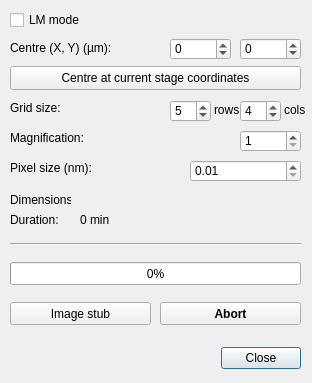
<?xml version="1.0" encoding="UTF-8"?>
<ui version="4.0">
 <class>stubOVDlg</class>
 <widget class="QDialog" name="stubOVDlg">
  <property name="windowModality">
   <enum>Qt::NonModal</enum>
  </property>
  <property name="geometry">
   <rect>
    <x>0</x>
    <y>0</y>
    <width>312</width>
    <height>383</height>
   </rect>
  </property>
  <property name="sizePolicy">
   <sizepolicy hsizetype="Preferred" vsizetype="Preferred">
    <horstretch>0</horstretch>
    <verstretch>0</verstretch>
   </sizepolicy>
  </property>
  <property name="windowTitle">
   <string>Acquire Stub Overview</string>
  </property>
  <property name="layoutDirection">
   <enum>Qt::RightToLeft</enum>
  </property>
  <widget class="QDialogButtonBox" name="buttonBox">
   <property name="geometry">
    <rect>
     <x>110</x>
     <y>342</y>
     <width>191</width>
     <height>32</height>
    </rect>
   </property>
   <property name="layoutDirection">
    <enum>Qt::LeftToRight</enum>
   </property>
   <property name="locale">
    <locale language="English" country="UnitedKingdom"/>
   </property>
   <property name="orientation">
    <enum>Qt::Horizontal</enum>
   </property>
   <property name="standardButtons">
    <set>QDialogButtonBox::Close</set>
   </property>
  </widget>
  <widget class="Line" name="line_2">
   <property name="geometry">
    <rect>
     <x>10</x>
     <y>236</y>
     <width>291</width>
     <height>16</height>
    </rect>
   </property>
   <property name="orientation">
    <enum>Qt::Horizontal</enum>
   </property>
  </widget>
  <widget class="QPushButton" name="pushButton_acquire">
   <property name="geometry">
    <rect>
     <x>10</x>
     <y>302</y>
     <width>141</width>
     <height>23</height>
    </rect>
   </property>
   <property name="font">
    <font>
     <bold>false</bold>
    </font>
   </property>
   <property name="layoutDirection">
    <enum>Qt::RightToLeft</enum>
   </property>
   <property name="text">
    <string>Image stub</string>
   </property>
  </widget>
  <widget class="QLabel" name="label_3">
   <property name="geometry">
    <rect>
     <x>10</x>
     <y>40</y>
     <width>121</width>
     <height>16</height>
    </rect>
   </property>
   <property name="text">
    <string>Centre (X, Y) (µm):</string>
   </property>
  </widget>
  <widget class="QLabel" name="label">
   <property name="geometry">
    <rect>
     <x>10</x>
     <y>100</y>
     <width>51</width>
     <height>16</height>
    </rect>
   </property>
   <property name="text">
    <string>Grid size:</string>
   </property>
  </widget>
  <widget class="QLabel" name="label_2">
   <property name="geometry">
    <rect>
     <x>10</x>
     <y>212</y>
     <width>71</width>
     <height>16</height>
    </rect>
   </property>
   <property name="text">
    <string>Duration:</string>
   </property>
  </widget>
  <widget class="QLabel" name="label_duration">
   <property name="geometry">
    <rect>
     <x>80</x>
     <y>212</y>
     <width>221</width>
     <height>16</height>
    </rect>
   </property>
   <property name="text">
    <string>0 min</string>
   </property>
  </widget>
  <widget class="QSpinBox" name="spinBox_X">
   <property name="geometry">
    <rect>
     <x>170</x>
     <y>38</y>
     <width>61</width>
     <height>22</height>
    </rect>
   </property>
   <property name="layoutDirection">
    <enum>Qt::LeftToRight</enum>
   </property>
   <property name="minimum">
    <number>-200000</number>
   </property>
   <property name="maximum">
    <number>200000</number>
   </property>
   <property name="singleStep">
    <number>10</number>
   </property>
  </widget>
  <widget class="QSpinBox" name="spinBox_Y">
   <property name="geometry">
    <rect>
     <x>240</x>
     <y>38</y>
     <width>61</width>
     <height>22</height>
    </rect>
   </property>
   <property name="layoutDirection">
    <enum>Qt::LeftToRight</enum>
   </property>
   <property name="minimum">
    <number>-200000</number>
   </property>
   <property name="maximum">
    <number>200000</number>
   </property>
   <property name="singleStep">
    <number>10</number>
   </property>
   <property name="value">
    <number>0</number>
   </property>
  </widget>
  <widget class="QPushButton" name="pushButton_centreCurrentStage">
   <property name="geometry">
    <rect>
     <x>10</x>
     <y>66</y>
     <width>291</width>
     <height>24</height>
    </rect>
   </property>
   <property name="layoutDirection">
    <enum>Qt::LeftToRight</enum>
   </property>
   <property name="text">
    <string>Centre at current stage coordinates</string>
   </property>
  </widget>
  <widget class="QProgressBar" name="progressBar">
   <property name="geometry">
    <rect>
     <x>10</x>
     <y>262</y>
     <width>291</width>
     <height>23</height>
    </rect>
   </property>
   <property name="layoutDirection">
    <enum>Qt::LeftToRight</enum>
   </property>
   <property name="value">
    <number>0</number>
   </property>
  </widget>
  <widget class="QPushButton" name="pushButton_abort">
   <property name="geometry">
    <rect>
     <x>160</x>
     <y>302</y>
     <width>141</width>
     <height>23</height>
    </rect>
   </property>
   <property name="font">
    <font>
     <bold>true</bold>
    </font>
   </property>
   <property name="text">
    <string>Abort</string>
   </property>
  </widget>
  <widget class="QLabel" name="label_dimension">
   <property name="geometry">
    <rect>
     <x>80</x>
     <y>192</y>
     <width>221</width>
     <height>16</height>
    </rect>
   </property>
   <property name="text">
    <string/>
   </property>
  </widget>
  <widget class="QLabel" name="label_6">
   <property name="geometry">
    <rect>
     <x>10</x>
     <y>192</y>
     <width>61</width>
     <height>16</height>
    </rect>
   </property>
   <property name="text">
    <string>Dimensions:</string>
   </property>
  </widget>
  <widget class="QSpinBox" name="spinBox_rows">
   <property name="geometry">
    <rect>
     <x>170</x>
     <y>100</y>
     <width>41</width>
     <height>22</height>
    </rect>
   </property>
   <property name="layoutDirection">
    <enum>Qt::LeftToRight</enum>
   </property>
   <property name="minimum">
    <number>1</number>
   </property>
   <property name="maximum">
    <number>99</number>
   </property>
   <property name="singleStep">
    <number>1</number>
   </property>
   <property name="value">
    <number>5</number>
   </property>
  </widget>
  <widget class="QSpinBox" name="spinBox_cols">
   <property name="geometry">
    <rect>
     <x>240</x>
     <y>100</y>
     <width>41</width>
     <height>22</height>
    </rect>
   </property>
   <property name="layoutDirection">
    <enum>Qt::LeftToRight</enum>
   </property>
   <property name="minimum">
    <number>1</number>
   </property>
   <property name="maximum">
    <number>99</number>
   </property>
   <property name="singleStep">
    <number>1</number>
   </property>
   <property name="value">
    <number>4</number>
   </property>
  </widget>
  <widget class="QLabel" name="label_7">
   <property name="geometry">
    <rect>
     <x>214</x>
     <y>102</y>
     <width>31</width>
     <height>16</height>
    </rect>
   </property>
   <property name="text">
    <string>rows</string>
   </property>
  </widget>
  <widget class="QLabel" name="label_8">
   <property name="geometry">
    <rect>
     <x>284</x>
     <y>102</y>
     <width>21</width>
     <height>16</height>
    </rect>
   </property>
   <property name="text">
    <string>cols</string>
   </property>
  </widget>
  <widget class="QCheckBox" name="checkBox_LmMode">
   <property name="geometry">
    <rect>
     <x>10</x>
     <y>10</y>
     <width>71</width>
     <height>20</height>
    </rect>
   </property>
   <property name="layoutDirection">
    <enum>Qt::LeftToRight</enum>
   </property>
   <property name="text">
    <string>LM mode</string>
   </property>
  </widget>
  <widget class="QLabel" name="label_4">
   <property name="geometry">
    <rect>
     <x>10</x>
     <y>130</y>
     <width>81</width>
     <height>16</height>
    </rect>
   </property>
   <property name="text">
    <string>Magnification:</string>
   </property>
  </widget>
  <widget class="QSpinBox" name="spinBox_magnification">
   <property name="geometry">
    <rect>
     <x>240</x>
     <y>130</y>
     <width>61</width>
     <height>22</height>
    </rect>
   </property>
   <property name="layoutDirection">
    <enum>Qt::LeftToRight</enum>
   </property>
   <property name="minimum">
    <number>1</number>
   </property>
   <property name="maximum">
    <number>1000000</number>
   </property>
   <property name="singleStep">
    <number>10</number>
   </property>
  </widget>
  <widget class="QLabel" name="label_5">
   <property name="geometry">
    <rect>
     <x>10</x>
     <y>160</y>
     <width>91</width>
     <height>16</height>
    </rect>
   </property>
   <property name="text">
    <string>Pixel size (nm):</string>
   </property>
  </widget>
  <widget class="QDoubleSpinBox" name="doubleSpinBox_pixelSize">
   <property name="geometry">
    <rect>
     <x>190</x>
     <y>160</y>
     <width>111</width>
     <height>22</height>
    </rect>
   </property>
   <property name="layoutDirection">
    <enum>Qt::LeftToRight</enum>
   </property>
   <property name="decimals">
    <number>2</number>
   </property>
   <property name="minimum">
    <double>0.010000000000000</double>
   </property>
   <property name="maximum">
    <double>1000000.000000000000000</double>
   </property>
   <property name="singleStep">
    <double>1.000000000000000</double>
   </property>
  </widget>
 </widget>
 <tabstops>
  <tabstop>spinBox_X</tabstop>
  <tabstop>spinBox_Y</tabstop>
  <tabstop>pushButton_centreCurrentStage</tabstop>
  <tabstop>spinBox_rows</tabstop>
  <tabstop>spinBox_cols</tabstop>
  <tabstop>spinBox_magnification</tabstop>
  <tabstop>doubleSpinBox_pixelSize</tabstop>
  <tabstop>pushButton_acquire</tabstop>
  <tabstop>pushButton_abort</tabstop>
 </tabstops>
 <resources/>
 <connections>
  <connection>
   <sender>buttonBox</sender>
   <signal>accepted()</signal>
   <receiver>stubOVDlg</receiver>
   <slot>accept()</slot>
   <hints>
    <hint type="sourcelabel">
     <x>248</x>
     <y>254</y>
    </hint>
    <hint type="destinationlabel">
     <x>157</x>
     <y>274</y>
    </hint>
   </hints>
  </connection>
  <connection>
   <sender>buttonBox</sender>
   <signal>rejected()</signal>
   <receiver>stubOVDlg</receiver>
   <slot>reject()</slot>
   <hints>
    <hint type="sourcelabel">
     <x>316</x>
     <y>260</y>
    </hint>
    <hint type="destinationlabel">
     <x>286</x>
     <y>274</y>
    </hint>
   </hints>
  </connection>
 </connections>
</ui>
